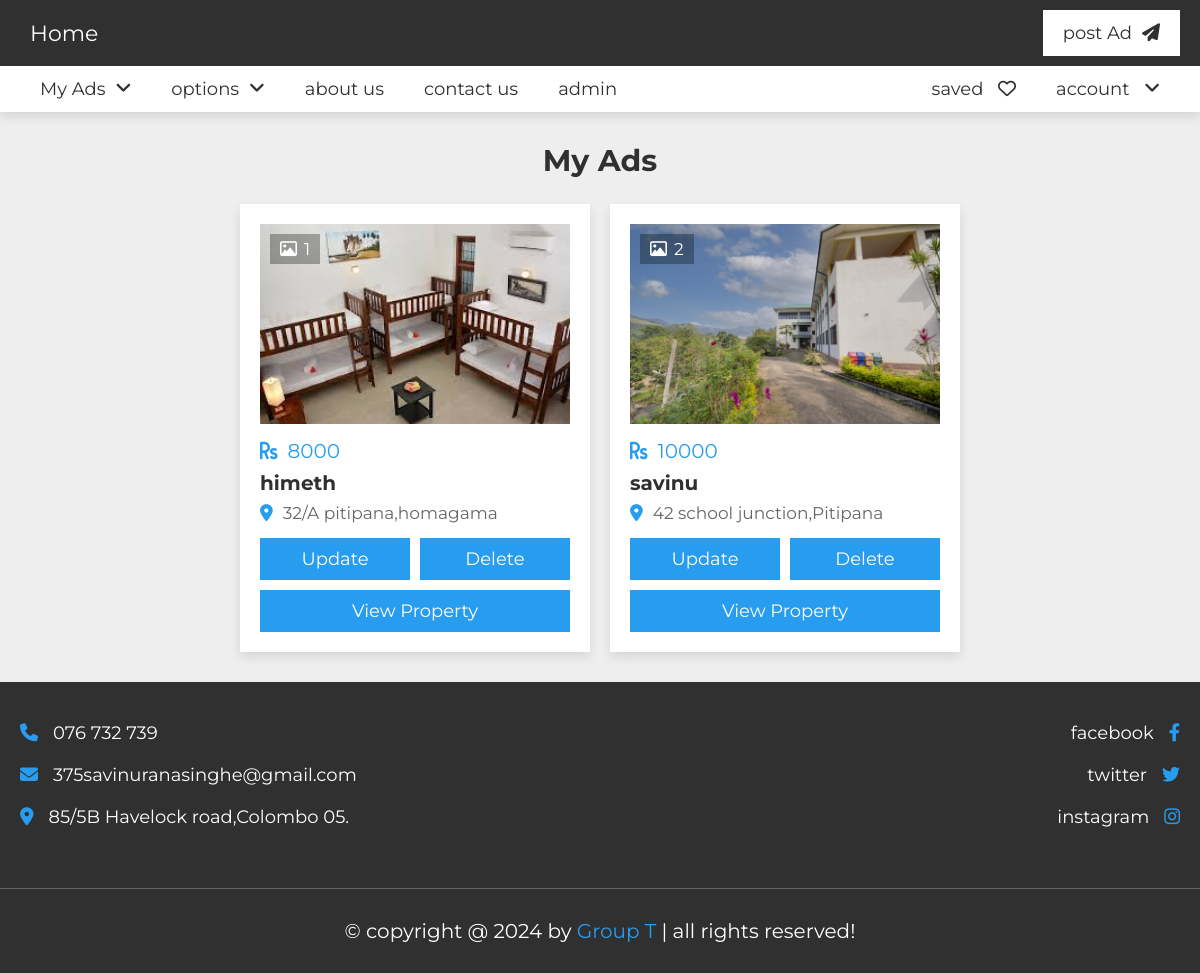
/my_listings.php (signed in), run on the app's committed database.
### tables this page shows
CREATE TABLE `property` (
  `id` varchar(20) NOT NULL,
  `user_id` varchar(20) NOT NULL,
  `property_name` varchar(50) NOT NULL,
  `address` varchar(100) NOT NULL,
  `price` varchar(10) NOT NULL,
  `type` varchar(10) NOT NULL,
  `offer` varchar(10) NOT NULL,
  `status` varchar(50) NOT NULL,
  `furnished` varchar(50) NOT NULL,
  `bhk` varchar(10) NOT NULL,
  `deposite` varchar(10) NOT NULL,
  `bedroom` varchar(10) NOT NULL,
  `bathroom` varchar(10) NOT NULL,
  `balcony` varchar(10) NOT NULL,
  `carpet` varchar(10) NOT NULL,
  `age` varchar(2) NOT NULL,
  `total_floors` varchar(2) NOT NULL,
  `room_floor` varchar(2) NOT NULL,
  `loan` varchar(50) NOT NULL,
  `lift` varchar(3) NOT NULL DEFAULT 'no',
  `security_guard` varchar(3) NOT NULL DEFAULT 'no',
  `play_ground` varchar(3) NOT NULL DEFAULT 'no',
  `garden` varchar(3) NOT NULL DEFAULT 'no',
  `water_supply` varchar(3) NOT NULL DEFAULT 'no',
  `power_backup` varchar(3) NOT NULL DEFAULT 'no',
  `parking_area` varchar(3) NOT NULL DEFAULT 'no',
  `gym` varchar(3) NOT NULL DEFAULT 'no',
  `shopping_mall` varchar(3) NOT NULL DEFAULT 'no',
  `hospital` varchar(3) NOT NULL DEFAULT 'no',
  `school` varchar(3) NOT NULL DEFAULT 'no',
  `market_area` varchar(3) NOT NULL DEFAULT 'no',
  `image_01` varchar(50) NOT NULL,
  `image_02` varchar(50) NOT NULL,
  `image_03` varchar(50) NOT NULL,
  `image_04` varchar(50) NOT NULL,
  `image_05` varchar(50) NOT NULL,
  `description` varchar(1000) NOT NULL,
  `date` date NOT NULL DEFAULT current_timestamp()
);

### my_listings.php (the view, shortened to what this page needs)
<?php
include 'components/connect.php';
if(isset($_COOKIE['user_id'])){
   $user_id = $_COOKIE['user_id'];
}else{
   $user_id = '';
   header('location:login.php');
}
?>
<!DOCTYPE html>
<html lang="en">
<head>
   <link rel="stylesheet" href="https://cdnjs.cloudflare.com/ajax/libs/font-awesome/6.2.0/css/all.min.css">
   <link rel="stylesheet" href="css/style.css">
</head>
<body>
<?php include 'components/user_header.php'; ?>
<section class="my-listings">
   <h1 class="heading">My Ads</h1>
   <div class="box-container">
   <?php
      $select_properties = $conn->prepare("SELECT * FROM `property` WHERE user_id = ? ORDER BY date DESC");
      $select_properties->execute([$user_id]);
      if($select_properties->rowCount() > 0){
         while($fetch_property = $select_properties->fetch(PDO::FETCH_ASSOC)){
         $property_id = $fetch_property['id'];
         if(!empty($fetch_property['image_02'])){
            $image_coutn_02 = 1;
         }else{
            $image_coutn_02 = 0;
         }
         if(!empty($fetch_property['image_03'])){
            $image_coutn_03 = 1;
         }else{
            $image_coutn_03 = 0;
         }
         if(!empty($fetch_property['image_04'])){
            $image_coutn_04 = 1;
         }else{
            $image_coutn_04 = 0;
         }
         if(!empty($fetch_property['image_05'])){
            $image_coutn_05 = 1;
         }else{
            $image_coutn_05 = 0;
         }
         $total_images = (1 + $image_coutn_02 + $image_coutn_03 + $image_coutn_04 + $image_coutn_05);
   ?>
   <form accept="" method="POST" class="box">
      <div class="thumb">
         <p><i class="far fa-image"></i><span><?= $total_images; ?></span></p>
         <img src="uploaded_files/<?= $fetch_property['image_01']; ?>" alt="">
      </div>
      <div class="price"><i class="fas fa-rupee-sign"></i><span><?= $fetch_property['price']; ?></span></div>
      <h3 class="name"><?= $fetch_property['property_name']; ?></h3>
      <p class="location"><i class="fas fa-map-marker-alt"></i><span><?= $fetch_property['address']; ?></span></p>
      <div class="flex-btn">
         <a href="update_property.php?get_id=<?= $property_id; ?>" class="btn">update</a>
         <input type="submit" name="delete" value="delete" class="btn" onclick="return confirm('delete this listing?');">
      </div>
      <a href="view_property.php?get_id=<?= $property_id; ?>" class="btn">view property</a>
   </form>
   <?php
         }
      }else{
         echo '<p class="empty">no properties added yet! <a href="post_property.php" style="margin-top:1.5rem;" class="btn">add new</a></p>';
      }
      ?>
   </div>
</section>
<?php include 'components/footer.php'; ?>
</body>
</html>

### css/style.css (style rules this page uses)
:root { --main-color: #289cef; --light-color: #666; --light-bg: #eee; --white: #fff; --black: #303030; --border: .1rem solid var(--light-color); --box-shodow: 0 .5rem 1rem rgba(0, 0, 0, .1); }
* { font-family: 'Montserrat', sans-serif; margin: 0; padding: 0; box-sizing: border-box; outline: none; border: none; text-decoration: none; }
html { font-size: 62.5%; overflow-x: hidden; scroll-behavior: smooth; scroll-padding-top: 10rem; }
body { background-color: var(--light-bg); }
section { padding: 3rem 2rem; max-width: 1200px; margin: 0 auto; }
.heading { text-align: center; padding-bottom: 2.5rem; font-size: 3rem; color: var(--black); text-transform: capitalize; }
.btn, .inline-btn { margin-top: 1rem; padding: 1rem 3rem; background-color: var(--main-color); color: var(--white); cursor: pointer; text-align: center; font-size: 1.8rem; text-transform: capitalize; }
.btn { display: block; width: 100%; }
.flex-btn { display: flex; gap: 1rem; justify-content: space-between; align-items: flex-end; }
.my-listings .box-container { display: grid; grid-template-columns: repeat(auto-fit, 35rem); gap: 2rem; justify-content: center; align-items: flex-start; }
.my-listings .box-container .box { background-color: var(--white); box-shadow: var(--box-shodow); padding: 2rem; overflow-x: hidden; }
.my-listings .box-container .box .thumb { position: relative; height: 20rem; margin-bottom: 1.5rem; }
.my-listings .box-container .box .thumb img { height: 100%; width: 100%; object-fit: cover; }
.my-listings .box-container .box .thumb p { position: absolute; top: 1rem; left: 1rem; background-color: rgba(0, 0, 0, .3); color: var(--white); padding: .5rem 1rem; font-size: 1.7rem; }
.my-listings .box-container .box .thumb p i { margin-right: .7rem; }
.my-listings .box-container .box .price { font-size: 2rem; color: var(--main-color); }
.my-listings .box-container .box .price i { margin-right: 1rem; }
.my-listings .box-container .box .name { font-size: 2rem; color: var(--black); line-height: 1.5; padding: .5rem 0; text-overflow: ellipsis; }
.my-listings .box-container .box .location { padding-bottom: .5rem; font-size: 1.7rem; color: var(--light-color); }
.my-listings .box-container .box .location i { margin-right: 1rem; color: var(--main-color); }

### data on the page
property: total_images "1", image_01 (picture), price "8000", property_name "himeth", address "32/A pitipana,homagama"
property: total_images "2", image_01 (picture), price "10000", property_name "savinu", address "42 school junction,Pitipana"
